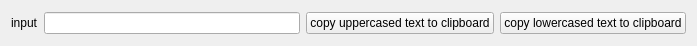
<?xml version="1.0" encoding="UTF-8"?>
<ui version="4.0">
 <class>CaseChanger</class>
 <widget class="QWidget" name="CaseChanger">
  <property name="geometry">
   <rect>
    <x>0</x>
    <y>0</y>
    <width>697</width>
    <height>46</height>
   </rect>
  </property>
  <property name="windowTitle">
   <string>CaseChanger</string>
  </property>
  <layout class="QHBoxLayout" name="horizontalLayout">
   <item>
    <widget class="QLabel" name="label">
     <property name="text">
      <string>input</string>
     </property>
    </widget>
   </item>
   <item>
    <widget class="QLineEdit" name="lineEdit"/>
   </item>
   <item>
    <widget class="QPushButton" name="pushButtonUppercase">
     <property name="text">
      <string>copy uppercased text to clipboard</string>
     </property>
    </widget>
   </item>
   <item>
    <widget class="QPushButton" name="pushButtonLowercase">
     <property name="text">
      <string>copy lowercased text to clipboard</string>
     </property>
    </widget>
   </item>
  </layout>
 </widget>
 <resources/>
 <connections/>
</ui>
